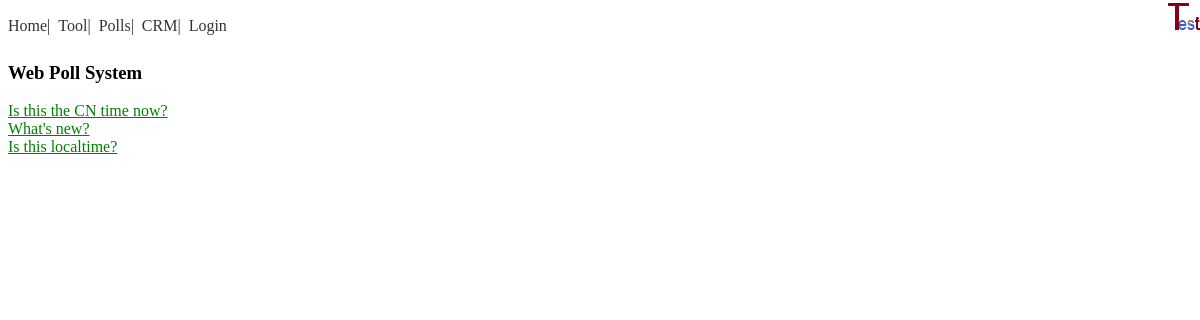
Screenshot of /polls/ with the database file from the repository.
### polls/models.py (models this page shows, shortened)
class Question(models.Model):
	question_text = models.CharField(max_length=200)
	pub_date = models.DateTimeField('date published')
	def was_published_recently(self):
		now = timezone.now()
		return timezone.now() - datetime.timedelta(days=1) <= self.pub_date <= now
	was_published_recently.admin_order_field = 'pub_date'
	was_published_recently.boolean = True
	was_published_recently.short_description = 'Published recently?'

### polls/views.py (the view)
class IndexView(generic.ListView):
	template_name = 'polls/index.html'
	context_object_name = 'latest_question_list'
	def get_queryset(self):
		return Question.objects.order_by('-pub_date')[:5]

### polls/templates/polls/index.html (shortened to what this page needs)
{% extends 'polls/base.html' %}
{% block content %}
{% load static %}
<link rel="stylesheet" type="text/css" href="{% static 'polls/style.css' %}">
<body>
<h3>Web Poll System</h3>
{% if latest_question_list %}
	<ul>
	{% for question in latest_question_list %}
		<li><a href="{% url 'polls:detail' question.id %}">{{ question.question_text }}</a></li>
	{% endfor %}
	</ul>
{% else %}
	<p>No polls are available</p>
{% endif %}
</body>
{% endblock %}

### mysite/static/main.css (style rules this page uses)
div,ul,li { margin: 0; padding: 0; }
ul { height: 35px; list-style: none; }

### polls/static/polls/style.css (style rules this page uses)
li a { color: green; }
body { background: white url("images/test.png") no-repeat right top; }

### rows the page displays
Question: question_text "Is this the CN time now?"
Question: question_text "What's new?"
Question: question_text "Is this localtime?"
